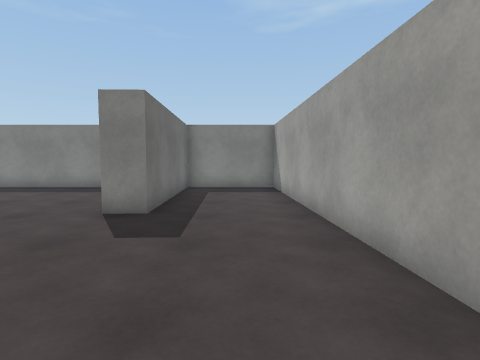
[1] (above)

13 first-person views from a walk through a Unity game level. The camera is 1.2 m above the floor, tilts 4° down and sees 80° across. The floor is counted in squares, 1 m on a side. Each view is taken from the middle of a square. On the plan, view 1 faces up. The plan holds only what a view shows up to about 13 squares ahead; the rest is blank. The place goes on beyond the plan. The player is left out. Surface patterns are stand-ins for the level's own textures.

[2]
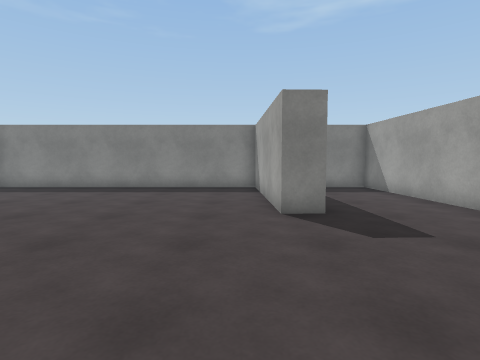

[3]
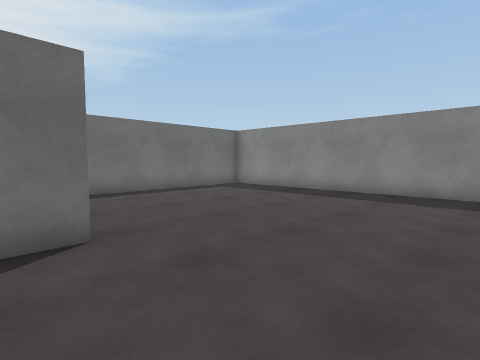

[4]
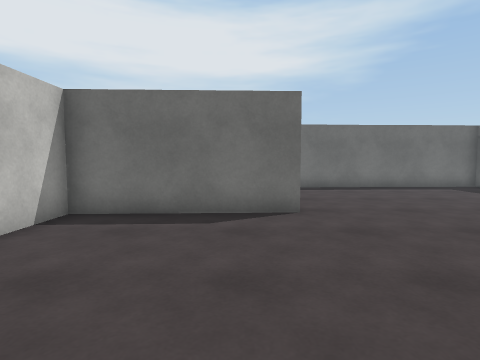

[5]
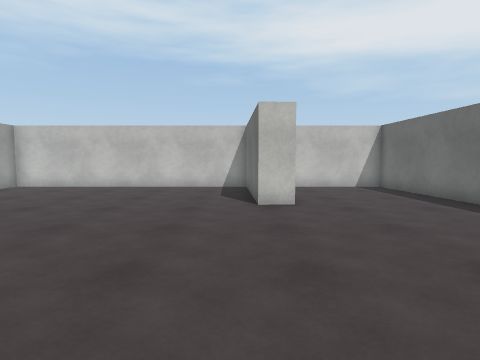

[6]
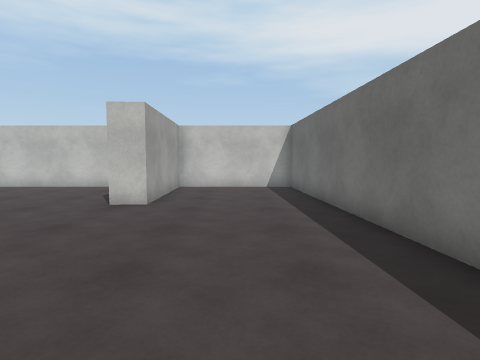

[7]
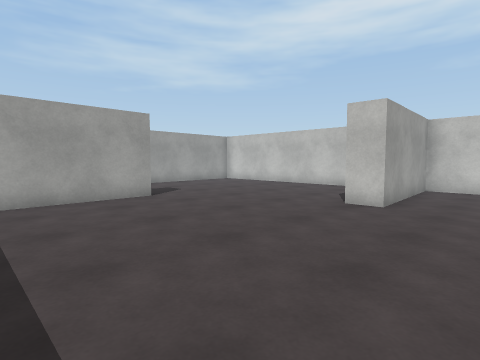

[8]
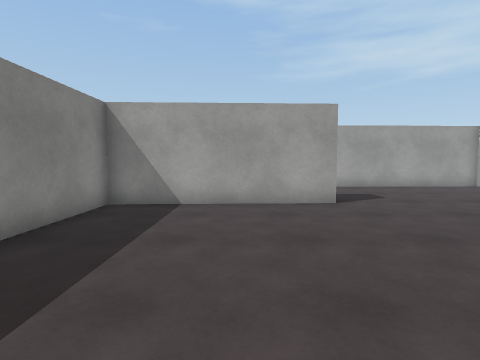

[9]
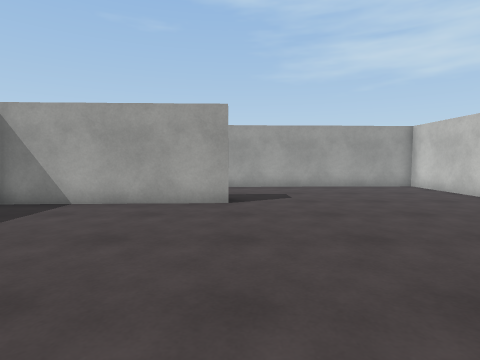

[10]
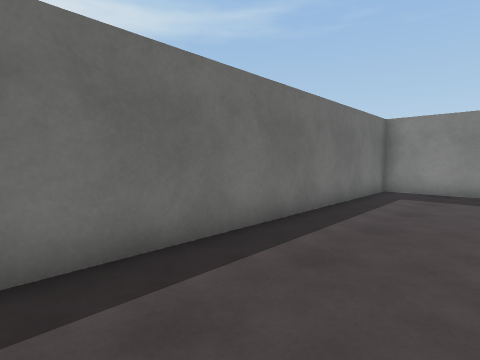

[11]
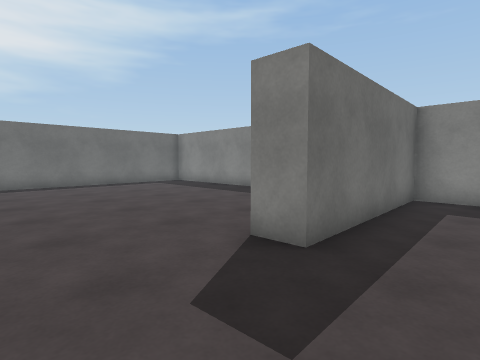

[12]
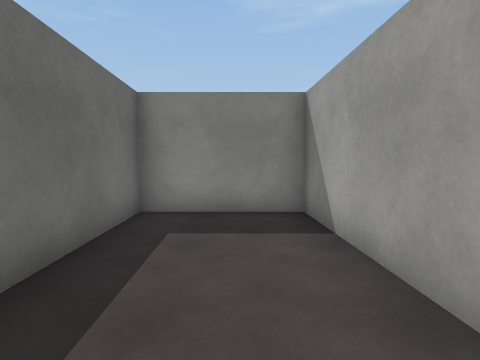

[13]
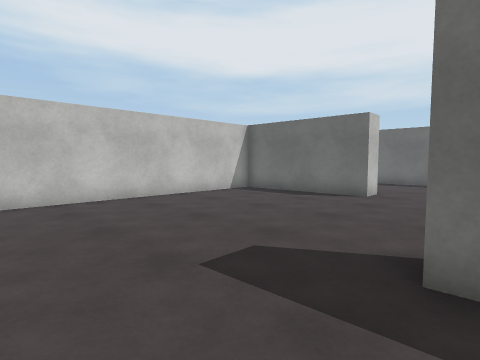

### Floor plan
Points are (right, up) in squares from view 1. A wall is a line through its corners. A room is listed if a view was taken in it or the views show most of it. See-through windows are left out.
Room 1 (views 1, 2, 3, 4, 5, 6, 7, 8, 9, 10, 11, 12, 13)
walls: (-8.5, 3.4) (-8.3, -1.8) (2, -1.8) (1.5, 12.6) (-2.3, 12.6) (-2.1, 6.4) (-3.1, 6.3) (-3.3, 12.6) (-14.8, 12.6) (-14.3, -1.8) (-9.3, -1.8) (-9.5, 3.3) (-8.5, 3.4)

Where each view was taken, in squares from view 1:
view 1: 0 up, 0 right, facing up
view 2: 0 up, 4 left, facing up
view 3: 2 up, 4 left, facing up-left
view 4: 2 up, 2 left, facing left
view 5: 11 up, 8 left, facing down
view 6: 11 up, 12 left, facing down
view 7: 11 up, 12 left, facing down-right
view 8: 9 up, 11 left, facing right
view 9: 6 up, 11 left, facing right
view 10: 1 up, 11 left, facing up-left
view 11: 3 up, 0 right, facing up-left
view 12: 6 up, 0 right, facing up
view 13: 7 up, 1 right, facing down-left
